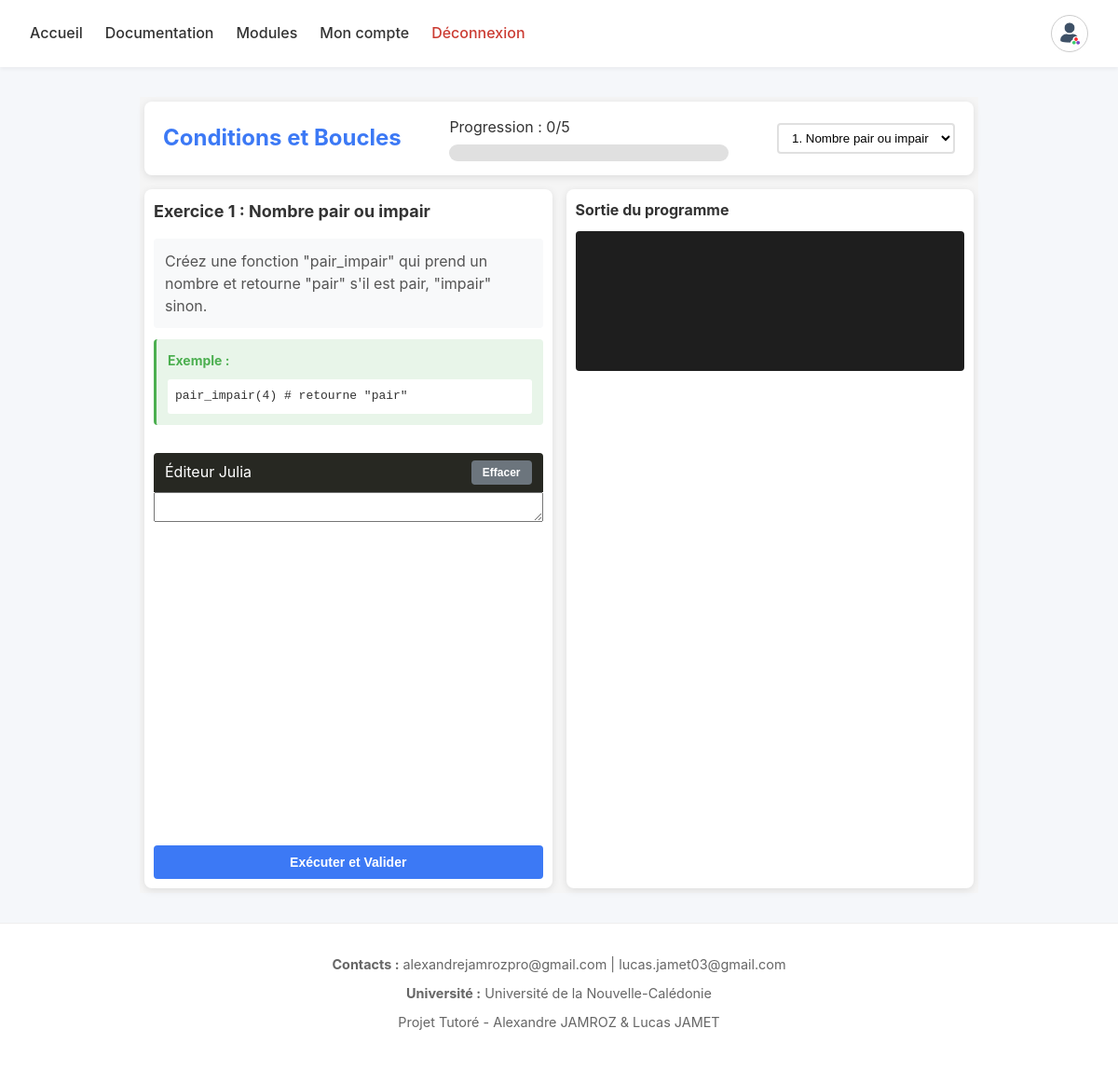
The app's page /modules/exercice/exercice.php?module=4 (signed in) with its own data.
### tables this page shows
CREATE TABLE `modules` (
  `id_module` int(11) NOT NULL AUTO_INCREMENT,
  `nom_module` varchar(100) NOT NULL,
  `description` text DEFAULT NULL,
  PRIMARY KEY (`id_module`)
);

CREATE TABLE `exercices` (
  `id_exercice` int(11) NOT NULL,
  `id_module` int(11) NOT NULL,
  `titre` varchar(255) NOT NULL,
  `enonce` text NOT NULL,
  `test_cases` longtext DEFAULT NULL CHECK (json_valid(`test_cases`)),
  `type_exercice` enum('output','function','mixed') DEFAULT 'function',
  PRIMARY KEY (`id_module`,`id_exercice`),
  CONSTRAINT `exercices_ibfk_1` FOREIGN KEY (`id_module`) REFERENCES `modules` (`id_module`) ON DELETE CASCADE
);

### public/modules/exercice/exercice.php (the view, shortened to what this page needs)
<!DOCTYPE html>
<html lang="fr">
<head>
    <link rel="stylesheet" href="../../../static/css/styles.css">
    <link rel="stylesheet" href="../../../static/css/styles-exercices.css">
    <link rel="stylesheet" href="https://cdnjs.cloudflare.com/ajax/libs/codemirror/5.65.2/codemirror.min.css">
    <link rel="stylesheet" href="https://cdnjs.cloudflare.com/ajax/libs/codemirror/5.65.2/theme/monokai.min.css">
</head>
<body>
    <?php
    require_once '../../../config/db.php';
    $stmt = $pdo->prepare("SELECT id FROM users WHERE pseudo = ?");
    $stmt->execute([$_SESSION['user']]);
    $user = $stmt->fetch(PDO::FETCH_ASSOC);
    $user_id = $user['id'];
    $module_id = isset($_GET['module']) ? intval($_GET['module']) : 1;
    $stmt = $pdo->prepare("SELECT * FROM modules WHERE id_module = ?");
    $stmt->execute([$module_id]);
    $module_info = $stmt->fetch(PDO::FETCH_ASSOC);
    $current_exercise = isset($_GET['ex']) ? intval($_GET['ex']) : null;
    if (!$current_exercise) {
        $stmt = $pdo->prepare("
            SELECT MIN(e.id_exercice) as next_ex
            FROM exercices e
            LEFT JOIN exercices_users eu ON e.id_module = eu.id_module
                AND e.id_exercice = eu.id_exercice
                AND eu.id_user = ?
            WHERE e.id_module = ? AND (eu.est_reussi IS NULL OR eu.est_reussi = 0)
        ");
        $stmt->execute([$user_id, $module_id]);
        $result = $stmt->fetch(PDO::FETCH_ASSOC);
        $current_exercise = $result['next_ex'] ?? 1;
    }
    $stmt = $pdo->prepare("SELECT * FROM exercices WHERE id_module = ? AND id_exercice = ?");
    $stmt->execute([$module_id, $current_exercise]);
    $exercise = $stmt->fetch(PDO::FETCH_ASSOC);
    $test_cases = json_decode($exercise['test_cases'], true);
    $is_function_exercise = false;
    $example_text = '';
    if ($test_cases && is_array($test_cases)) {
        if (isset($test_cases[0]['function_call'])) {
            $is_function_exercise = true;
            if (preg_match('/Exemple:\s*(.+?)(?:\n|$)/s', $exercise['enonce'], $matches)) {
                $example_text = $matches[1];
            }
        }
    }
    $stmt = $pdo->prepare("
        SELECT e.*, eu.est_reussi
        FROM exercices e
        LEFT JOIN exercices_users eu ON e.id_module = eu.id_module
            AND e.id_exercice = eu.id_exercice
            AND eu.id_user = ?
        WHERE e.id_module = ?
        ORDER BY e.id_exercice
    ");
    $stmt->execute([$user_id, $module_id]);
    $all_exercises = $stmt->fetchAll(PDO::FETCH_ASSOC);
    $total_exercises = count($all_exercises);
    $completed_exercises = 0;
    $stmt = $pdo->prepare("SELECT code_soumis FROM exercices_users WHERE id_user = ? AND id_module = ? AND id_exercice = ?");
    $stmt->execute([$user_id, $module_id, $current_exercise]);
    $saved_code = $stmt->fetch(PDO::FETCH_ASSOC);
    $user_code = $saved_code['code_soumis'] ?? '';
    ?>
    <header>
        <div class="nav-container">
    <nav>
        <ul>
            <li><a href="/">Accueil</a></li>
            <li><a href="../../documentation/documentation.php">Documentation</a></li>
            <li><a href="../modules.php">Modules</a></li>
            <li><a href="/compte.php">Mon compte</a></li>
            <?php if (isset($_SESSION['user'])): ?>
                <li><a class="deconnect" href="../../../index.php?action=logout">Déconnexion</a></li>
            <?php endif; ?>
        </ul>
    </nav>
    <div class="profile">
        <img src="/static/img/basic_profile_picture.png" alt="Photo de profil">
    </div>
</div>
    </header>
    <main class="exercice-container">
        <div class="exercice-header">
            <h1><?php echo htmlspecialchars($module_info['nom_module']); ?></h1>
            <div class="progress-info">
                <span class="progress-text">Progression : <?php echo $completed_exercises; ?>/<?php echo $total_exercises; ?></span>
                <div class="progress-bar">
                </div>
            </div>
            <div class="exercise-selector">
                <select id="exercise-dropdown" onchange="changeExercise(this.value)">
                    <?php foreach ($all_exercises as $ex): ?>
                        <option value="<?php echo $ex['id_exercice']; ?>"
                                <?php echo $ex['id_exercice'] == $current_exercise ? 'selected' : ''; ?>>
                            <?php echo $ex['id_exercice']; ?>. <?php echo htmlspecialchars($ex['titre']); ?>
                        </option>
                    <?php endforeach; ?>
                </select>
            </div>
        </div>
        <div class="exercice-content">
            <div class="left-panel">
                <div class="exercise-info">
                    <h2>Exercice <?php echo $current_exercise; ?> : <?php echo htmlspecialchars($exercise['titre']); ?></h2>
                    <div class="enonce">
                        <?php
                        $enonce = $exercise['enonce'];
                        if ($is_function_exercise) {
                            $enonce = preg_replace('/\n\nExemple:.*$/s', '', $enonce);
                        }
                        echo nl2br(htmlspecialchars($enonce));
                        ?>
                    </div>
                    <?php if ($is_function_exercise && $example_text): ?>
                    <div class="example-section">
                        <h3>Exemple :</h3>
                        <pre><?php echo htmlspecialchars($example_text); ?></pre>
                    </div>
                    <?php endif; ?>
                </div>
                <div class="code-editor-section">
                    <div class="editor-header">
                        <span>Éditeur Julia</span>
                        <button type="button" onclick="clearCode()" class="btn-secondary">Effacer</button>
                    </div>
                    <textarea id="code-editor"><?php echo htmlspecialchars($user_code); ?></textarea>
                </div>
                <div class="action-buttons">
                    <button type="button" onclick="validateCode()" class="btn-primary">Exécuter et Valider</button>
                </div>
            </div>
            <div class="right-panel">
                <div class="output-section">
                    <h3>Sortie du programme</h3>
                    <div id="output" class="output-display"></div>
                </div>
            </div>
        </div>
    </main>
    <footer>
        <p><strong>Contacts :</strong> alexandrejamrozpro@gmail.com | lucas.jamet03@gmail.com</p>
        <p><strong>Université :</strong> Université de la Nouvelle-Calédonie</p>
        <p>Projet Tutoré - Alexandre JAMROZ & Lucas JAMET</p>
    </footer>
</body>
</html>

### public/static/css/styles.css (style rules this page uses)
:root { --secondary-color: #F5F7FA; --text-color: #333; --muted-color: #666; --radius: 12px; --transition: 0.3s; --julia-purple-light: #B984CB; --julia-purple: #9558B2; --julia-purple-dark: #6C3F83; --julia-green-light: #56C547; --julia-green: #389826; --julia-green-dark: #246113; --julia-red-light: #E56D64; --julia-red: #CB3C33; --julia-red-dark: #892922; }
* { margin: 0; padding: 0; box-sizing: border-box; }
body { font-family: 'Inter', sans-serif; background-color: var(--secondary-color); color: var(--text-color); line-height: 1.6; }
header { background-color: #fff; padding: 1rem 2rem; box-shadow: 0 2px 4px rgba(0,0,0,0.05); position: sticky; top: 0; z-index: 100; }
footer { background-color: #fff; padding: 2rem; border-top: 1px solid #eee; text-align: center; }
footer p, footer a { color: var(--muted-color); font-size: 0.9rem; margin-bottom: 0.5rem; display: block; text-decoration: none; }
.nav-container { display: flex; align-items: center; justify-content: space-between; }
nav ul { list-style: none; display: flex; gap: 1.5rem; }
nav a { text-decoration: none; color: var(--text-color); font-weight: 500; transition: color var(--transition); }
.profile { width: 40px; height: 40px; border-radius: 50%; overflow: hidden; cursor: pointer; transition: transform var(--transition); }
.profile img { width: 100%; height: 100%; object-fit: cover; }
main { max-width: 900px; margin: 2rem auto; padding: 0 1rem; }
nav a.deconnect { color: var(--julia-red); }
.profile { border: solid 1px #CCC; }

### public/static/css/styles-exercices.css (style rules this page uses)
.exercice-container { padding: 5px; background: #f5f5f5; min-height: 100vh; }
.exercice-header { background: white; padding: 15px 20px; border-radius: 8px; margin-bottom: 15px; box-shadow: 0 2px 8px rgba(0,0,0,0.1); display: flex; justify-content: space-between; align-items: center; gap: 20px; flex-wrap: wrap; }
.exercice-header h1 { color: #3C79F5; margin: 0; font-size: 24px; }
.progress-info { flex: 1; max-width: 300px; }
.progress-bar { height: 18px; background: #e0e0e0; border-radius: 9px; overflow: hidden; margin-top: 5px; }
.exercise-selector select { padding: 6px 10px; border: 2px solid #e0e0e0; border-radius: 4px; background: white; cursor: pointer; }
.exercice-content { display: flex; gap: 15px; height: calc(100vh - 50px); }
.left-panel, .right-panel { background: white; border-radius: 8px; padding: 10px; box-shadow: 0 2px 8px rgba(0,0,0,0.1); overflow-y: auto; }
.left-panel { flex: 1; display: flex; flex-direction: column; }
.right-panel { flex: 1; }
.exercise-info h2 { color: #333; margin: 0 0 15px 0; font-size: 18px; }
.enonce { background: #f8f9fa; padding: 12px; border-radius: 4px; margin-bottom: 12px; line-height: 1.5; color: #555; }
.example-section, .expected-output { background: #e8f5e9; padding: 12px; border-radius: 4px; border-left: 3px solid #4CAF50; margin-bottom: 15px; }
.example-section h3, .expected-output h3 { margin: 0 0 8px 0; color: #4CAF50; font-size: 14px; }
.example-section pre, .expected-output pre { margin: 0; padding: 8px; background: white; border-radius: 3px; font-family: monospace; font-size: 13px; overflow-x: auto; }
.code-editor-section { flex: 1; display: flex; flex-direction: column; margin: 15px 0; }
.editor-header { display: flex; justify-content: space-between; align-items: center; padding: 8px 12px; background: #272822; color: white; border-radius: 4px 4px 0 0; }
.btn-primary, .btn-secondary, .btn-success { padding: 10px 20px; border: none; border-radius: 4px; font-size: 14px; font-weight: 600; cursor: pointer; transition: all 0.2s; }
.btn-primary { background: #3C79F5; color: white; }
.btn-secondary { background: #6c757d; color: white; padding: 6px 12px; font-size: 12px; }
.action-buttons { display: flex; gap: 10px; }
.action-buttons button { flex: 1; }
.output-section h3 { color: #333; margin: 0 0 10px 0; font-size: 16px; }
.output-display { background: #1e1e1e; color: #f8f8f2; padding: 15px; border-radius: 4px; min-height: 150px; font-family: monospace; font-size: 13px; overflow-x: auto; }

### records on screen
modules: nom_module "Conditions et Boucles"
exercices: titre "Nombre pair ou impair", enonce "Créez une fonction \"pair_impair\" qui prend un nombre et retourne \"pair\" s'il est pair, \"impair\" sinon."

### other values on screen
$completed_exercises "0"
$total_exercises "5"
$current_exercise "1"
$example_text "pair_impair(4) # retourne \"pair\""
form field value "1. Nombre pair ou impair"
